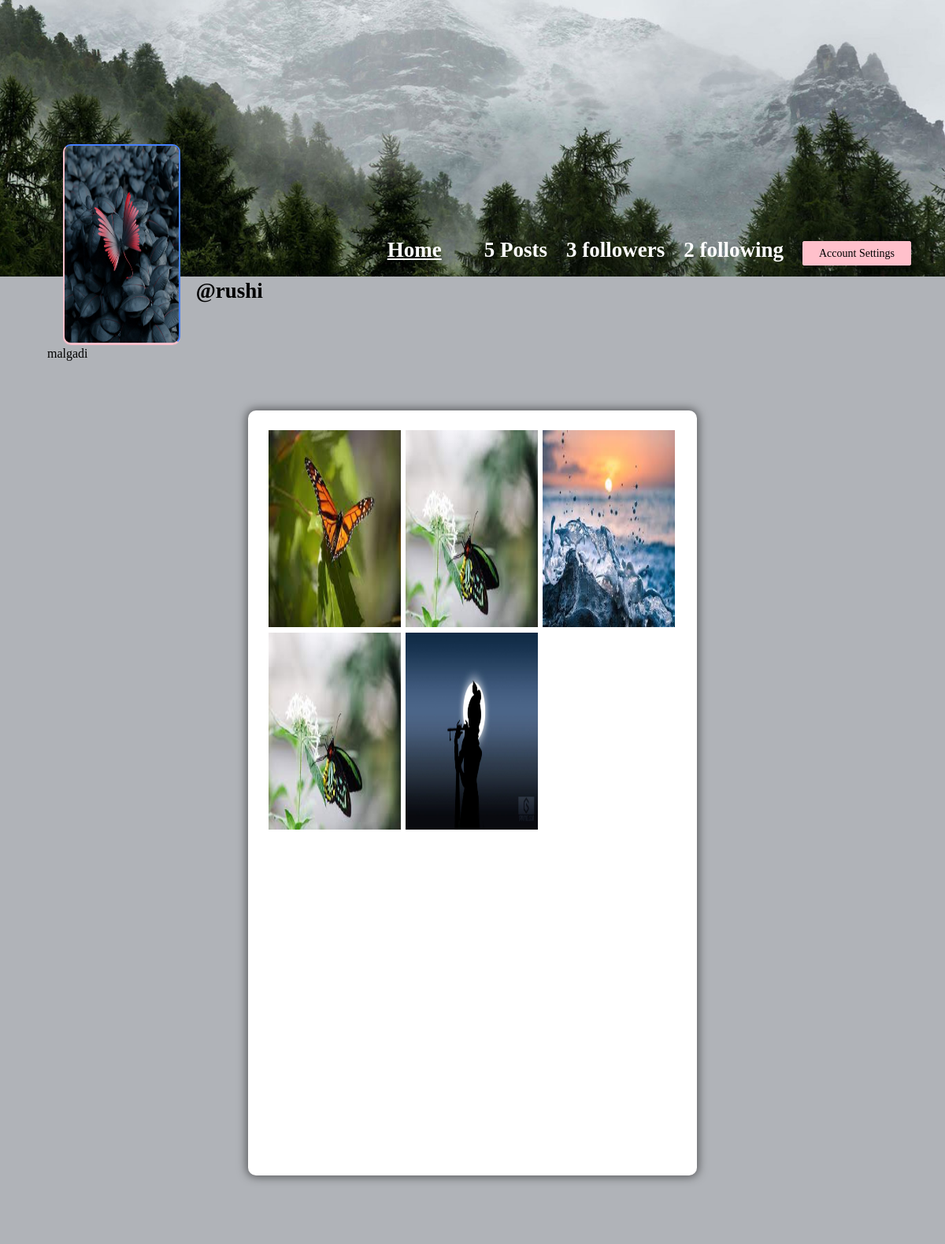
Screenshot of /profile/rushi (signed in) with the database file from the repository.
### core/models.py (models this page shows, shortened)
class Profile(models.Model):
    user = models.ForeignKey(User, on_delete=models.CASCADE)
    id_user = models.IntegerField()
    bio = models.TextField(blank=True)
    profileimg = models.ImageField(upload_to='profile_images', default='blank-profile-picture.png')
    location = models.CharField(max_length=100, blank=True)

class Post(models.Model):
    id = models.UUIDField(primary_key=True, default=uuid.uuid4)
    user = models.CharField(max_length=100)
    image = models.ImageField(upload_to='post_images')
    caption = models.TextField()
    created_at = models.DateTimeField(default=datetime.now)
    no_of_likes = models.IntegerField(default=0)

### core/views.py (the view)
# urls.py: path('profile/<str:pk>', views.profile, name='profile'),
@login_required(login_url='signin')
def profile(request, pk):
    user_object = User.objects.get(username=pk)
    user_profile = Profile.objects.get(user=user_object)
    user_posts = Post.objects.filter(user=pk)
    user_post_length = len(user_posts)
    follower = request.user.username
    user = pk
    if FollowersCount.objects.filter(follower=follower, user=user).first():
        button_text = 'Unfollow'
    else:
        button_text = 'Follow'
    user_followers = len(FollowersCount.objects.filter(user=pk))
    user_following = len(FollowersCount.objects.filter(follower=pk))
    context = {
        'user_object': user_object,
        'user_profile': user_profile,
        'user_posts': user_posts,
        'user_post_length': user_post_length,
        'button_text': button_text,
        'user_followers': user_followers,
        'user_following': user_following,
    }
    return render(request, 'profile.html', context)

### templates/profile.html (shortened to what this page needs)
{% load static %}
<!DOCTYPE html>
<html lang="en">
<head>
    <link rel="stylesheet" href="{% static 'css/main.min.css' %}">
    <link rel="stylesheet" href="{% static 'css/style.css' %}">
    <link rel="stylesheet" href="{% static 'css/color.css' %}">
    <link rel="stylesheet" href="{% static 'css/responsive.css' %}">
</head>
<body>
	<section>
			<div class="feature-photo">
				<figure><img src="{% static 'images/resources/timeline-1.jpg' %}" alt=""></figure>
				<form action="/follow" method="POST">
					<div class="add-btn">
					<span style="color: white; font-size: 27px; margin-right: 50px;"><b><u><a href="/">Home</a></u></b></span>
					{% if user_post_length == 0 %}
					<span style="color: white; font-size: 27px;"><b>No Post</b></span>
					{% elif user_post_length == 1 %}
					<span style="color: white; font-size: 27px;"><b>{{user_post_length}} Post</b></span>
					{% else %}
					<span style="color: white; font-size: 27px;"><b>{{user_post_length}} Posts</b></span>
					{% endif %}
					{% if user_followers == 0 or user_followers == 1 %}
					<span style="color: white; font-size: 27px;"><b>{{user_followers}} follower</b></span>
					{% else %}
					<span style="color: white; font-size: 27px;"><b>{{user_followers}} followers</b></span>
					{% endif %}
					<span style="color: white; font-size: 27px;"><b>{{user_following}} following</b></span>
					{% if user_object.username == user.username %}
					<a href="/settings" data-ripple="">Account Settings</a>
					{% else %}
					<a data-ripple=""><button type="submit" style="background-color: #ffc0cb; border: #ffc0cb;">{{button_text}}</button></a>
					{% endif %}
					</div>
				</form>
				<div class="container-fluid">
					<div class="row merged">
						<div class="col-lg-2 col-sm-3">
							<div class="user-avatar">
								<figure>
									<img src="{{user_profile.profileimg.url}}" style="height: 250px; width: 100%;" alt="">
								</figure>
							</div>
						</div>
						<div class="col-lg-10 col-sm-9">
							<div class="timeline-info">
								<ul>
									<li class="admin-name">
									  <h5 style="color: black;white-space: nowrap; width: 110px; font-size: 27px;"><b>@{{user_profile.user.username}}</b></h5>
									</li>
								</ul>
							</div>
						</div>
					</div>
				</div>
			</div>
		</section>
		<section>
			<div class="bio">
					{{user_profile.bio}}
			</div>
		</section>
	<section>
		<div class="gap gray-bg">
			<div class="container-fluid">
				<div class="row">
					<div class="col-lg-12">
						<div class="row" id="page-contents">
							<div class="col-lg-3">
								<aside class="sidebar static">
								</aside>
							</div>
							<div class="col-lg-6">
								<div class="central-meta">
									<ul class="photos">
										{% for post in user_posts %}
										<li>
											<a class="strip" href="{{post.image.url}}" title="" data-strip-group="mygroup" data-strip-group-options="loop: false">
												<img src="{{post.image.url}}" style="height: 250px; width: 300px;" alt=""></a>
										</li>
										{% endfor %}
									</ul>
								</div>
							</div>
							<div class="col-lg-3">
								<aside class="sidebar static">
								</aside>
							</div>
						</div>
					</div>
				</div>
			</div>
		</div>
	</section>
</body>
</html>

### static/css/color.css (style rules this page uses)
#nprogress .bar, .timeline-info > ul li a::before, .add-btn > a, .activitiez > li::before, form button, .colla-apps > li a:hover, a.underline:before, .setting-row input:checked + label, .user-avatar:hover .edit-phto, .error-meta > a, .color-bg, .add-butn, .nav.nav-tabs.likes-btn > li a.active, a.dislike-btn, .drop > a:hover, .btn-view.btn-load-more:hover, .accordion .card h5 button[aria-expanded="true"], .chat-head, .f-page > figure em, .inbox-panel-head > ul > li > a, .nav-tabs--left .nav-link.active, .nav-tabs--left .nav-link.active:hover, footer .widget-title h4::before, #topcontrol, .sidebar .widget-title::before, .f-title::before, .g-post-classic > figure > i::after, .purify > a, .help-list > a:hover, .open-position::before, .info > a, .category-box:hover, .category-box.selected, a.main-btn, .section-heading::before, .getquot-baner, .more-branches > h4::before, .is-helpful > a, .cart-optionz > li > a:hover, .paginationz > li a:hover, .paginationz > li a.active, .shopping-cart, a.btn2:hover, .form-submit > input[type="submit"], button.submit-checkout, .delete-cart:hover, .proceed .button, .amount-area .update-cart, a.addnewforum, .apply-bttons > a { background: orange; }

### static/css/responsive.css (style rules this page uses)
@media screen and (max-width: 1281px) and (min-width: 1024px) { .photos > li { min-width: 32.2%; width: 32.2%; } }
@media screen and (max-width: 1281px) and (min-width: 1024px) { .timeline-info { line-height: 51px; } }
@media screen and (max-width: 1281px) and (min-width: 1024px) { .timeline-info .admin-name > h5 { font-size: 20px; } }
@media screen and (max-width: 1281px) and (min-width: 1024px) { .user-avatar { width: 80.2% } }

### rows the page displays
Profile: profileimg (picture), user.username "rushi", bio "malgadi"
Post: image (picture)
Post: image (picture)
Post: image (picture)
Post: image (picture)
Post: image (picture)

### other values shown
{{ user_post_length }} "5"
{{ user_followers }} "3"
{{ user_following }} "2"
